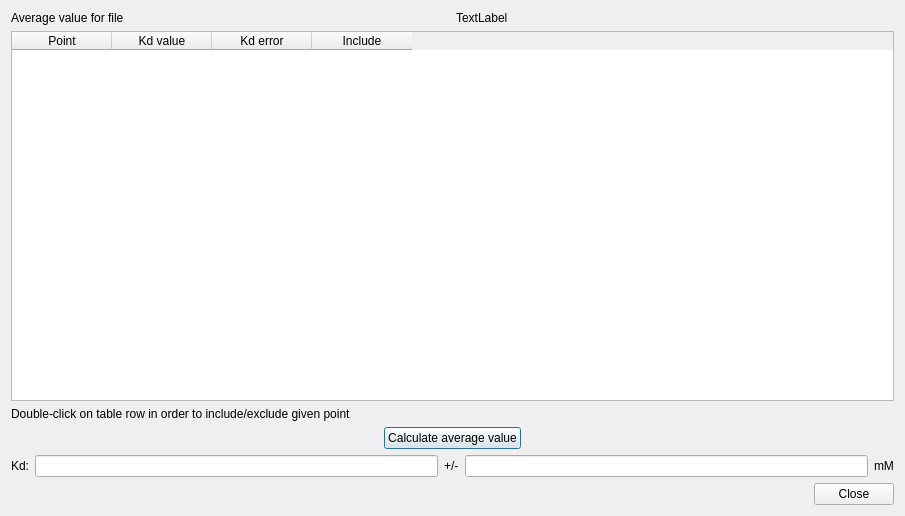
<?xml version="1.0" encoding="UTF-8"?>
<ui version="4.0">
 <class>Dialog</class>
 <widget class="QDialog" name="Dialog">
  <property name="geometry">
   <rect>
    <x>0</x>
    <y>0</y>
    <width>905</width>
    <height>516</height>
   </rect>
  </property>
  <property name="windowTitle">
   <string>Calculate average binding constant</string>
  </property>
  <layout class="QVBoxLayout" name="verticalLayout">
   <item>
    <layout class="QGridLayout" name="gridLayout">
     <item row="3" column="0" colspan="2">
      <layout class="QHBoxLayout" name="horizontalLayout_2">
       <item>
        <spacer name="horizontalSpacer">
         <property name="orientation">
          <enum>Qt::Horizontal</enum>
         </property>
         <property name="sizeHint" stdset="0">
          <size>
           <width>40</width>
           <height>20</height>
          </size>
         </property>
        </spacer>
       </item>
       <item>
        <widget class="QPushButton" name="pushButton_2">
         <property name="text">
          <string>Calculate average value</string>
         </property>
        </widget>
       </item>
       <item>
        <spacer name="horizontalSpacer_2">
         <property name="orientation">
          <enum>Qt::Horizontal</enum>
         </property>
         <property name="sizeHint" stdset="0">
          <size>
           <width>40</width>
           <height>20</height>
          </size>
         </property>
        </spacer>
       </item>
      </layout>
     </item>
     <item row="2" column="0" colspan="2">
      <widget class="QLabel" name="label_2">
       <property name="text">
        <string>Double-click on table row in order to include/exclude given point</string>
       </property>
      </widget>
     </item>
     <item row="0" column="0">
      <widget class="QLabel" name="label">
       <property name="text">
        <string>Average value for file</string>
       </property>
      </widget>
     </item>
     <item row="0" column="1">
      <widget class="QLabel" name="file_name">
       <property name="text">
        <string>TextLabel</string>
       </property>
      </widget>
     </item>
     <item row="1" column="0" colspan="2">
      <widget class="QTableWidget" name="tableWidget">
       <property name="editTriggers">
        <set>QAbstractItemView::NoEditTriggers</set>
       </property>
       <property name="selectionBehavior">
        <enum>QAbstractItemView::SelectRows</enum>
       </property>
       <column>
        <property name="text">
         <string>Point</string>
        </property>
       </column>
       <column>
        <property name="text">
         <string>Kd value</string>
        </property>
       </column>
       <column>
        <property name="text">
         <string>Kd error</string>
        </property>
       </column>
       <column>
        <property name="text">
         <string>Include</string>
        </property>
       </column>
      </widget>
     </item>
     <item row="4" column="0" colspan="2">
      <layout class="QHBoxLayout" name="horizontalLayout_3">
       <item>
        <widget class="QLabel" name="label_4">
         <property name="text">
          <string>Kd:</string>
         </property>
        </widget>
       </item>
       <item>
        <widget class="QLineEdit" name="lineEdit"/>
       </item>
       <item>
        <widget class="QLabel" name="label_5">
         <property name="text">
          <string>+/-</string>
         </property>
        </widget>
       </item>
       <item>
        <widget class="QLineEdit" name="lineEdit_2"/>
       </item>
       <item>
        <widget class="QLabel" name="label_6">
         <property name="text">
          <string>mM</string>
         </property>
        </widget>
       </item>
      </layout>
     </item>
    </layout>
   </item>
   <item>
    <widget class="QDialogButtonBox" name="buttonBox">
     <property name="orientation">
      <enum>Qt::Horizontal</enum>
     </property>
     <property name="standardButtons">
      <set>QDialogButtonBox::Close</set>
     </property>
    </widget>
   </item>
  </layout>
 </widget>
 <resources/>
 <connections>
  <connection>
   <sender>buttonBox</sender>
   <signal>accepted()</signal>
   <receiver>Dialog</receiver>
   <slot>accept()</slot>
   <hints>
    <hint type="sourcelabel">
     <x>248</x>
     <y>254</y>
    </hint>
    <hint type="destinationlabel">
     <x>157</x>
     <y>274</y>
    </hint>
   </hints>
  </connection>
  <connection>
   <sender>buttonBox</sender>
   <signal>rejected()</signal>
   <receiver>Dialog</receiver>
   <slot>reject()</slot>
   <hints>
    <hint type="sourcelabel">
     <x>316</x>
     <y>260</y>
    </hint>
    <hint type="destinationlabel">
     <x>286</x>
     <y>274</y>
    </hint>
   </hints>
  </connection>
 </connections>
</ui>
